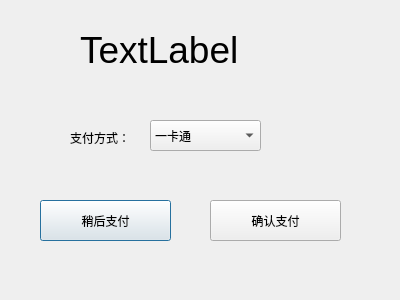
<?xml version="1.0" encoding="UTF-8"?>
<ui version="4.0">
 <class>Dialog</class>
 <widget class="QDialog" name="Dialog">
  <property name="geometry">
   <rect>
    <x>0</x>
    <y>0</y>
    <width>400</width>
    <height>300</height>
   </rect>
  </property>
  <property name="windowTitle">
   <string>Dialog</string>
  </property>
  <widget class="QComboBox" name="payMethodBox">
   <property name="geometry">
    <rect>
     <x>150</x>
     <y>120</y>
     <width>111</width>
     <height>31</height>
    </rect>
   </property>
   <item>
    <property name="text">
     <string>一卡通</string>
    </property>
   </item>
   <item>
    <property name="text">
     <string>支付宝</string>
    </property>
   </item>
   <item>
    <property name="text">
     <string>微信</string>
    </property>
   </item>
  </widget>
  <widget class="QLabel" name="money_label">
   <property name="geometry">
    <rect>
     <x>80</x>
     <y>20</y>
     <width>221</width>
     <height>61</height>
    </rect>
   </property>
   <property name="text">
    <string>&lt;html&gt;&lt;head/&gt;&lt;body&gt;&lt;p&gt;&lt;span style=&quot; font-size:28pt;&quot;&gt;TextLabel&lt;/span&gt;&lt;/p&gt;&lt;/body&gt;&lt;/html&gt;</string>
   </property>
  </widget>
  <widget class="QPushButton" name="cancelBtn">
   <property name="geometry">
    <rect>
     <x>40</x>
     <y>200</y>
     <width>131</width>
     <height>41</height>
    </rect>
   </property>
   <property name="text">
    <string>稍后支付</string>
   </property>
  </widget>
  <widget class="QPushButton" name="confirmBtn">
   <property name="geometry">
    <rect>
     <x>210</x>
     <y>200</y>
     <width>131</width>
     <height>41</height>
    </rect>
   </property>
   <property name="text">
    <string>确认支付</string>
   </property>
  </widget>
  <widget class="QLabel" name="label">
   <property name="geometry">
    <rect>
     <x>70</x>
     <y>130</y>
     <width>72</width>
     <height>15</height>
    </rect>
   </property>
   <property name="text">
    <string>支付方式：</string>
   </property>
  </widget>
 </widget>
 <resources/>
 <connections/>
</ui>
